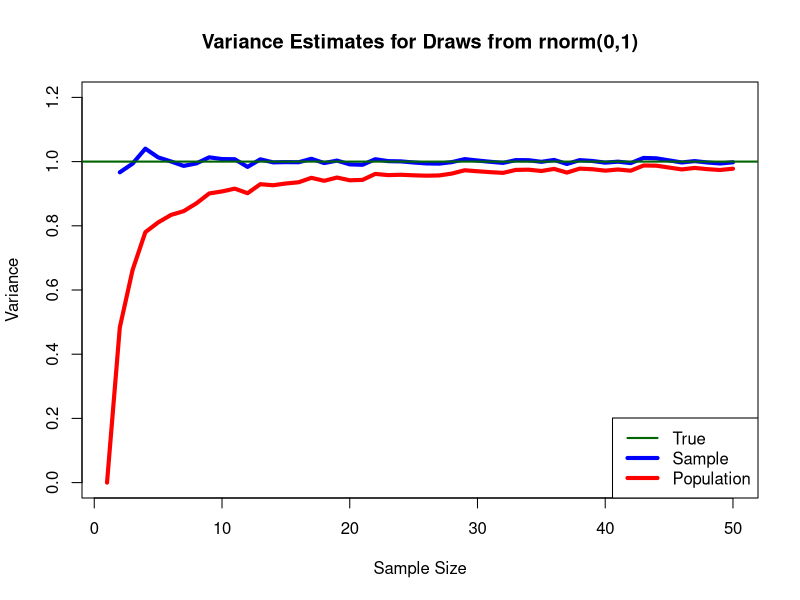
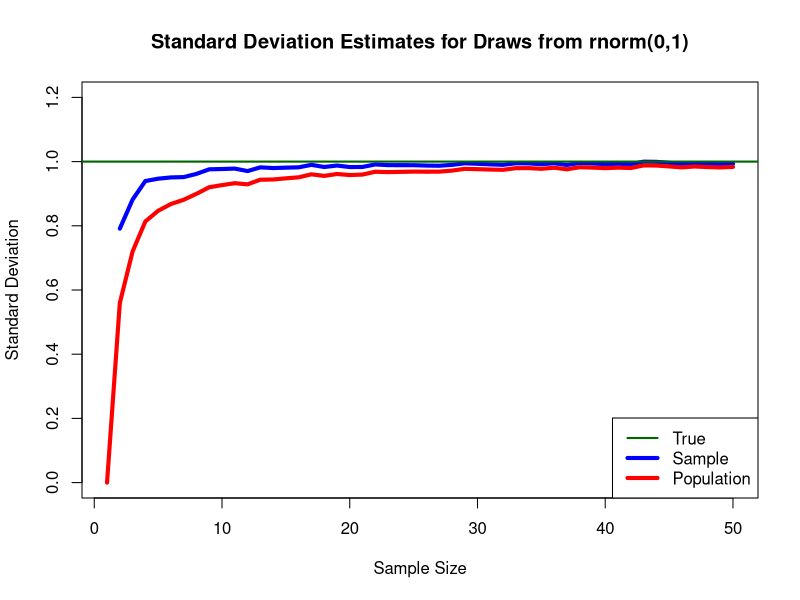
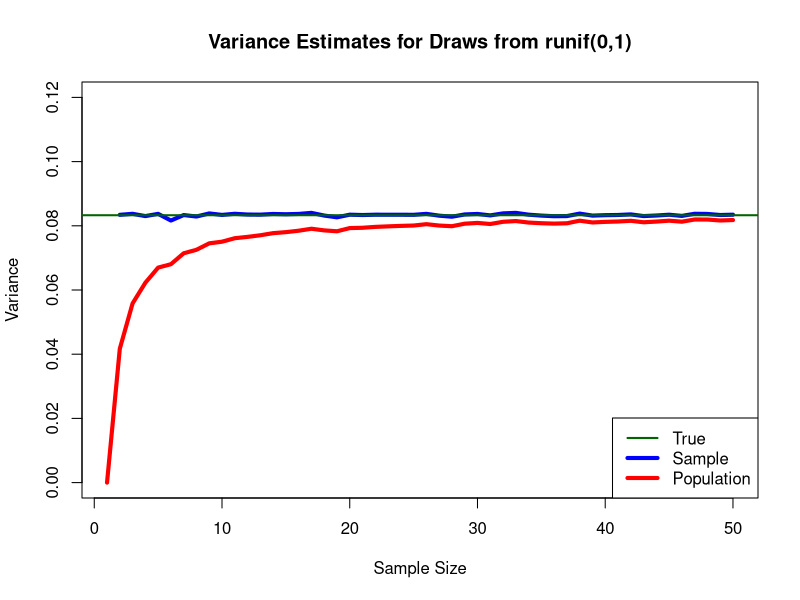
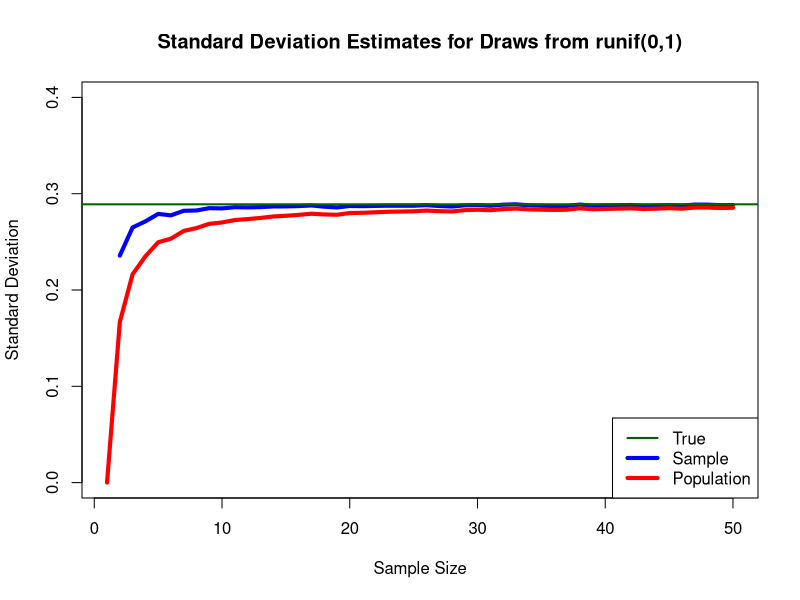
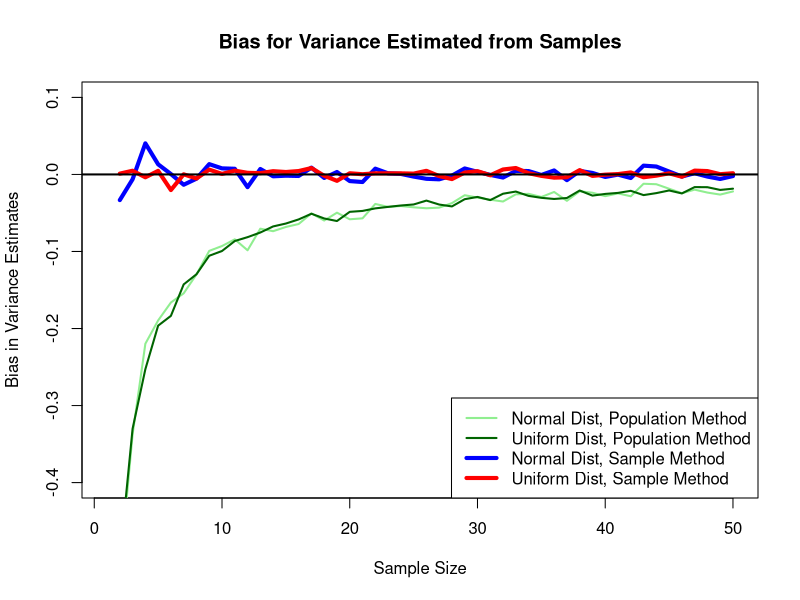
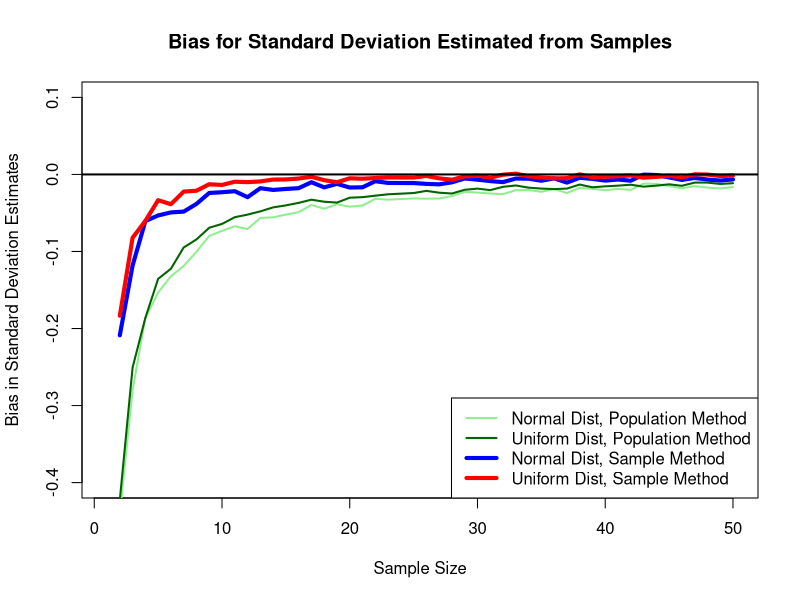

The R source for these figures, in order:
## ---- chunk 1

set.seed(0306160823) ## Set seed for reproducibility

myMax <- 50  ## Draws will be of sample size 1:myMaz
myDraws <- 2000  ## myDraws samples taken for each sample size

## These variables will hold the results from each draw
sdSam <- rep(0,myDraws)
sdPop <- rep(0,myDraws)
varSam <- rep(0,myDraws)
varPop <- rep(0,myDraws)

## These variables will hold the averages across draw for each sample size
mySDSam <- rep(0,myMax)
mySDPop <- rep(0,myMax)
myVarSam <- rep(0,myMax)
myVarPop <- rep(0,myMax)

## Hold the bias by metric, methodology, population, and sample size
## Bias will be calculated as (Estimate - True) / True
estBiasSD <- data.frame(knownPop=c(rep("Normal", 2*myMax), 
                                   rep("Uniform", 2*myMax)
                                   ), 
                        calcMethod=rep(c(rep("Population",myMax),
                                         rep("Sample",myMax)
                                         )
                                       ,2), 
                        sampSize=rep(1:myMax,4), 
                        biasEstimate=rep(0,4*myMax), 
                        stringsAsFactors = FALSE
                        )

estBiasVar <- data.frame(knownPop=c(rep("Normal", 2*myMax), 
                                    rep("Uniform", 2*myMax)
                                    ), 
                         calcMethod=rep(c(rep("Population",myMax),
                                          rep("Sample",myMax)
                                          )
                                        ,2), 
                         sampSize=rep(1:myMax,4), 
                         biasEstimate=rep(0,4*myMax), 
                         stringsAsFactors = FALSE
                         )
## ---- chunk 2
for (intCtr in 1:myMax) {
    
    for (intCtr2 in 1:myDraws) {
        a <- rnorm(intCtr,mean=0,sd=1)
        sdSam[intCtr2] <- sd(a)
        sdPop[intCtr2] <- sd(c(a,mean(a))) ## numerator the same, denom + 1
        varSam[intCtr2] <- var(a)
        varPop[intCtr2] <- var(c(a,mean(a)))  ## same as above
    }
    
    mySDSam[intCtr] <- mean(sdSam)
    mySDPop[intCtr] <- mean(sdPop)
    myVarSam[intCtr] <- mean(varSam)
    myVarPop[intCtr] <- mean(varPop)
    
    estBiasSD[estBiasSD$knownPop=="Normal" & 
              estBiasSD$calcMethod=="Sample" & 
              estBiasSD$sampSize==intCtr,]$biasEstimate <- (mean(sdSam) - 1) / 1
    
    estBiasSD[estBiasSD$knownPop=="Normal" & 
              estBiasSD$calcMethod=="Population" & 
              estBiasSD$sampSize==intCtr,]$biasEstimate <- (mean(sdPop) - 1) / 1
    
    estBiasVar[estBiasVar$knownPop=="Normal" & 
               estBiasVar$calcMethod=="Sample" & 
               estBiasVar$sampSize==intCtr,]$biasEstimate <- (mean(varSam) - 1) / 1
    
    estBiasVar[estBiasVar$knownPop=="Normal" & 
               estBiasVar$calcMethod=="Population" & 
               estBiasVar$sampSize==intCtr,]$biasEstimate <- (mean(varPop) - 1) / 1
}
## ---- chunk 3
plot(x=1:intCtr,y=myVarSam,type="l",col="blue",ylim=c(0,1.2),lwd=4,
     xlab="Sample Size",ylab="Variance",
     main="Variance Estimates for Draws from rnorm(0,1)"
     )

lines(x=1:intCtr,y=myVarPop,col="red",lwd=4)

abline(h=1,col="dark green",lwd=2)

legend("bottomright",legend=c("True","Sample","Population"),
       col=c("dark green","blue","red"),lwd=c(2,4,4))

## ---- chunk 4
plot(x=1:intCtr,y=mySDSam,type="l",col="blue",ylim=c(0,1.2),lwd=4,
     xlab="Sample Size",ylab="Standard Deviation",
     main="Standard Deviation Estimates for Draws from rnorm(0,1)"
     )

lines(x=1:intCtr,y=mySDPop,col="red",lwd=4)

abline(h=1,col="dark green",lwd=2)

legend("bottomright",legend=c("True","Sample","Population"),
       col=c("dark green","blue","red"),lwd=c(2,4,4))

## ---- chunk 5
for (intCtr in 1:myMax) {
    
    for (intCtr2 in 1:myDraws) {
        a <- runif(intCtr,min=0,max=1)
        sdSam[intCtr2] <- sd(a)
        sdPop[intCtr2] <- sd(c(a,mean(a))) ## numerator the same, denom + 1
        varSam[intCtr2] <- var(a)
        varPop[intCtr2] <- var(c(a,mean(a))) ## same as above
    }
    
    mySDSam[intCtr] <- mean(sdSam)
    mySDPop[intCtr] <- mean(sdPop)
    myVarSam[intCtr] <- mean(varSam)
    myVarPop[intCtr] <- mean(varPop)
    
    estBiasSD[estBiasSD$knownPop=="Uniform" & 
              estBiasSD$calcMethod=="Sample" & 
              estBiasSD$sampSize==intCtr,]$biasEstimate <- (mean(sdSam) - 0.288675) / 0.288675
    
    estBiasSD[estBiasSD$knownPop=="Uniform" & 
              estBiasSD$calcMethod=="Population" & 
              estBiasSD$sampSize==intCtr,]$biasEstimate <- (mean(sdPop) - 0.288675) / 0.288675
    
    estBiasVar[estBiasVar$knownPop=="Uniform" & 
               estBiasVar$calcMethod=="Sample" & 
               estBiasVar$sampSize==intCtr,]$biasEstimate <- (mean(varSam) - 0.083333) / 0.083333
    
    estBiasVar[estBiasVar$knownPop=="Uniform" & 
               estBiasVar$calcMethod=="Population" & 
               estBiasVar$sampSize==intCtr,]$biasEstimate <- (mean(varPop) - 0.083333) / 0.083333
}
## ---- chunk 6
plot(x=1:intCtr,y=myVarSam,type="l",col="blue",ylim=c(0,0.12),lwd=4,
     xlab="Sample Size",ylab="Variance",
     main="Variance Estimates for Draws from runif(0,1)"
     )

lines(x=1:intCtr,y=myVarPop,col="red",lwd=4)

abline(h=.0833,col="dark green",lwd=2)

legend("bottomright",legend=c("True","Sample","Population"),
       col=c("dark green","blue","red"),lwd=c(2,4,4))

## ---- chunk 7
plot(x=1:intCtr,y=mySDSam,type="l",col="blue",ylim=c(0,0.4),lwd=4,
     xlab="Sample Size",ylab="Standard Deviation",
     main="Standard Deviation Estimates for Draws from runif(0,1)"
     )

lines(x=1:intCtr,y=mySDPop,col="red",lwd=4)

abline(h=.289,col="dark green",lwd=2)

legend("bottomright",legend=c("True","Sample","Population"),
       col=c("dark green","blue","red"),lwd=c(2,4,4))

## ---- chunk 8

## Variance Bias Estimates
plot(x=1:intCtr, 
     y=estBiasVar[estBiasVar$knownPop=="Normal" & 
                  estBiasVar$calcMethod=="Sample",]$biasEstimate,
     type="l",col="blue",ylim=c(-0.4,0.1),lwd=4,
     xlab="Sample Size",ylab="Bias in Variance Estimates",
     main="Bias for Variance Estimated from Samples"
     )

lines(x=1:intCtr, 
      y=estBiasVar[estBiasVar$knownPop=="Uniform" & 
                   estBiasVar$calcMethod=="Sample",]$biasEstimate,
      col="red",lwd=4
     )

lines(x=1:intCtr, 
      y=estBiasVar[estBiasVar$knownPop=="Normal" & 
                   estBiasVar$calcMethod=="Population",]$biasEstimate,
      col="light green",lwd=2
     )

lines(x=1:intCtr, 
      y=estBiasVar[estBiasVar$knownPop=="Uniform" & 
                   estBiasVar$calcMethod=="Population",]$biasEstimate,
      col="dark green",lwd=2
     )

abline(h=0,col="black",lwd=2)

legend("bottomright",
       legend=c("Normal Dist, Population Method",
                "Uniform Dist, Population Method",
                "Normal Dist, Sample Method",
                "Uniform Dist, Sample Method"
                ),
       col=c("light green","dark green","blue","red"),
       lwd=c(2,2,4,4)
       )


## Standard Deviation Bias Estimates
plot(x=1:intCtr, 
     y=estBiasSD[estBiasSD$knownPop=="Normal" & 
                 estBiasSD$calcMethod=="Sample",]$biasEstimate,
     type="l",col="blue",ylim=c(-0.4,0.1),lwd=4,
     xlab="Sample Size",ylab="Bias in Standard Deviation Estimates",
     main="Bias for Standard Deviation Estimated from Samples"
     )

lines(x=1:intCtr, 
      y=estBiasSD[estBiasSD$knownPop=="Uniform" & 
                  estBiasSD$calcMethod=="Sample",]$biasEstimate,
      col="red",lwd=4
     )

lines(x=1:intCtr, 
      y=estBiasSD[estBiasSD$knownPop=="Normal" & 
                  estBiasSD$calcMethod=="Population",]$biasEstimate,
      col="light green",lwd=2
     )

lines(x=1:intCtr, 
      y=estBiasSD[estBiasSD$knownPop=="Uniform" & 
                  estBiasSD$calcMethod=="Population",]$biasEstimate,
      col="dark green",lwd=2
     )

abline(h=0,col="black",lwd=2)

legend("bottomright",
       legend=c("Normal Dist, Population Method",
                "Uniform Dist, Population Method",
                "Normal Dist, Sample Method",
                "Uniform Dist, Sample Method"
                ),
       col=c("light green","dark green","blue","red"),
       lwd=c(2,2,4,4)
       )

